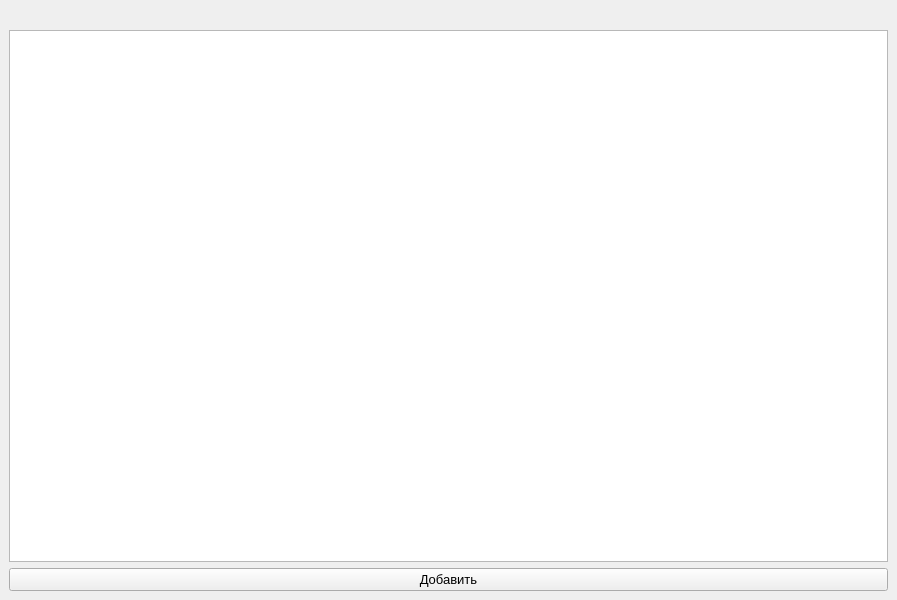
<?xml version="1.0" encoding="UTF-8"?>
<ui version="4.0">
 <class>MainWindow</class>
 <widget class="QMainWindow" name="MainWindow">
  <property name="geometry">
   <rect>
    <x>0</x>
    <y>0</y>
    <width>897</width>
    <height>600</height>
   </rect>
  </property>
  <property name="font">
   <font>
    <pointsize>10</pointsize>
   </font>
  </property>
  <property name="windowTitle">
   <string>Библиотека кофе</string>
  </property>
  <widget class="QWidget" name="centralwidget">
   <layout class="QVBoxLayout" name="verticalLayout">
    <item>
     <widget class="QLabel" name="label">
      <property name="text">
       <string/>
      </property>
     </widget>
    </item>
    <item>
     <widget class="QTableView" name="tableView"/>
    </item>
    <item>
     <widget class="QPushButton" name="add_btn">
      <property name="text">
       <string>Добавить</string>
      </property>
     </widget>
    </item>
   </layout>
  </widget>
 </widget>
 <resources/>
 <connections/>
</ui>
